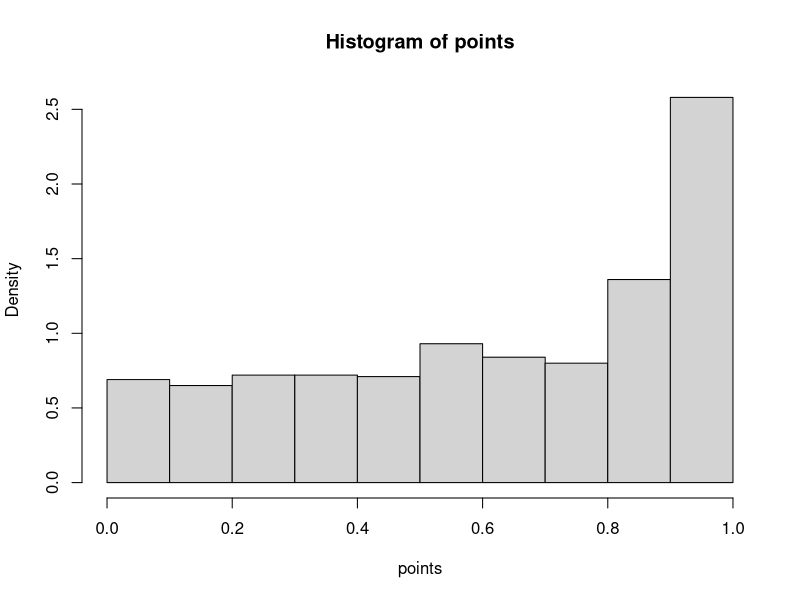

Recreate this plot in R.
experiment <- function() {
  points <- 2 * rbinom(1000,1,.5) - 1; # Gives values 0 and 1, make it 1 and -1
  result <- 1; # Initial value 1 as we have multiplication
  for (i in seq(1000, 1, by=-1)) {
    result <- sqrt(result * (points[i] / 2) + 1/2);
  }
  return (result);
}

# ----- main ----- #
points <- integer(1000)
for (i in 1:1000) {
  points[i] = experiment();
}
hist(points, freq=F)